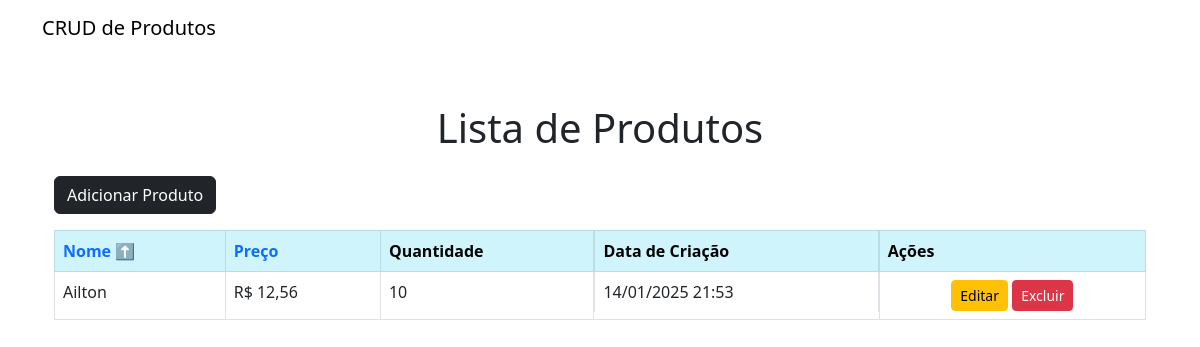
Before: /produto/ with the older database file.
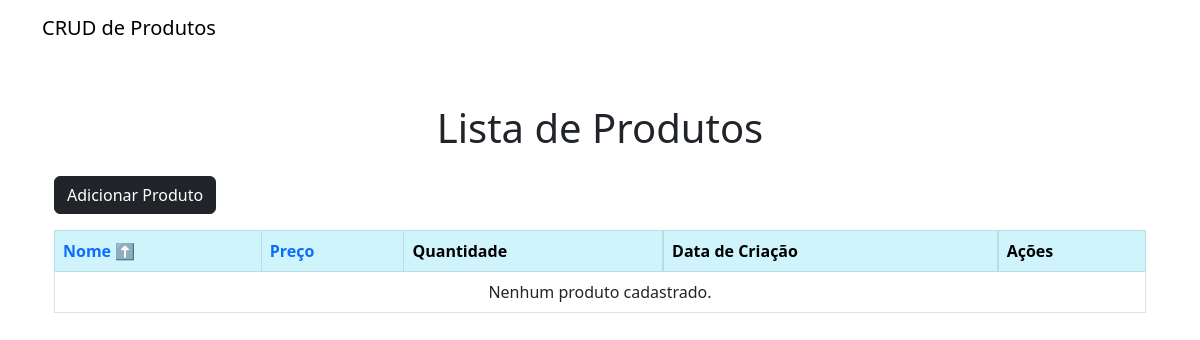
After: the same page with the newer database file.
### produto/models.py (models this page shows, shortened)
class Produto(models.Model):
    nome = models.CharField(max_length=100)
    preco = models.DecimalField(max_digits=10, decimal_places=2)
    quantidade_estoque = models.PositiveIntegerField()
    data_criacao = models.DateTimeField(auto_now_add=True)

### produto/views.py (the view)
# urls.py: path('', views.lista_produtos, name='lista_produtos'),   # Exibe a lista de produtos.
def lista_produtos(request):
    ordenacao = request.GET.get('ordenacao', 'nome')  # Ordenar por 'nome' por padrão
    if ordenacao not in ['nome', '-nome', 'preco', '-preco']:
        ordenacao = 'nome'
    produtos = Produto.objects.all().order_by(ordenacao)
    ordenacao_nome = 'nome' if ordenacao != 'nome' else '-nome'
    ordenacao_preco = 'preco' if ordenacao != 'preco' else '-preco'
    return render(
        request,
        'produtos/lista_produtos.html',
        {
            'produtos': produtos,
            'ordenacao_nome': ordenacao_nome,
            'ordenacao_preco': ordenacao_preco,
            'ordenacao': ordenacao,
        },
    )

### produto/templates/produtos/lista_produtos.html (shortened to what this page needs)
{% extends 'produtos/base.html' %}
{% block content %}
<div class="container mt-5">
    <h1 class="mb-4 text-center">Lista de Produtos</h1>
    <div class="d-flex justify-content-between align-items-center mb-3">
        <a href="{% url 'produto_criar' %}" class="btn btn-dark">
             Adicionar Produto
        </a>
    </div>
    <div class="table-responsive">
        <table class="table table-hover table-bordered">
            <thead class="table-info">
                <tr>
                    <th>
                        <a href="?ordenacao={{ ordenacao_nome }}" class="text-cyan text-decoration-none">
                            Nome {% if ordenacao == 'nome' %}⬆️{% elif ordenacao == '-nome' %}<i class="fas fa-arrow-down"></i>⬇️{% endif %}
                        </a>
                    </th>
                    <th>
                        <a href="?ordenacao={{ ordenacao_preco }}" class="text-blue text-decoration-none">
                            Preço {% if ordenacao == 'preco' %}<i class="fas fa-arrow-up"></i>⬆️{% elif ordenacao == '-preco' %}<i class="fas fa-arrow-down"></i>⬇️{% endif %}
                        </a>
                    </th>
                    <th>Quantidade</th>
                    <th class="d-none d-sm-block">Data de Criação</th>
                    <th>Ações</th>
                </tr>
            </thead>
            <tbody>
                {% for produto in produtos %}
                <tr>
                    <td>{{ produto.nome }}</td>
                    <td>R$ {{ produto.preco }}</td>
                    <td>{{ produto.quantidade_estoque }}</td>
                    <td class="d-none d-sm-block">{{ produto.data_criacao|date:"d/m/Y H:i" }}</td>
                    <td class="text-center">
                        <a href="{% url 'produto_editar' produto.id %}" class="btn btn-warning btn-sm">
                             Editar
                        </a>
                        <a href="{% url 'produto_deletar' produto.id %}" class="btn btn-danger btn-sm">
                             Excluir
                        </a>
                    </td>
                </tr>
                {% empty %}
                <tr>
                    <td colspan="5" class="text-center">Nenhum produto cadastrado.</td>
                </tr>
                {% endfor %}
            </tbody>
        </table>
    </div>
</div>
{% endblock %}

Changed rows visible on the page:
removed Produto: nome "Ailton", preco "12,56", quantidade_estoque "10", data_criacao "14/01/2025 21:53"
Other visible differences:
text now shown: "Nenhum produto cadastrado."
